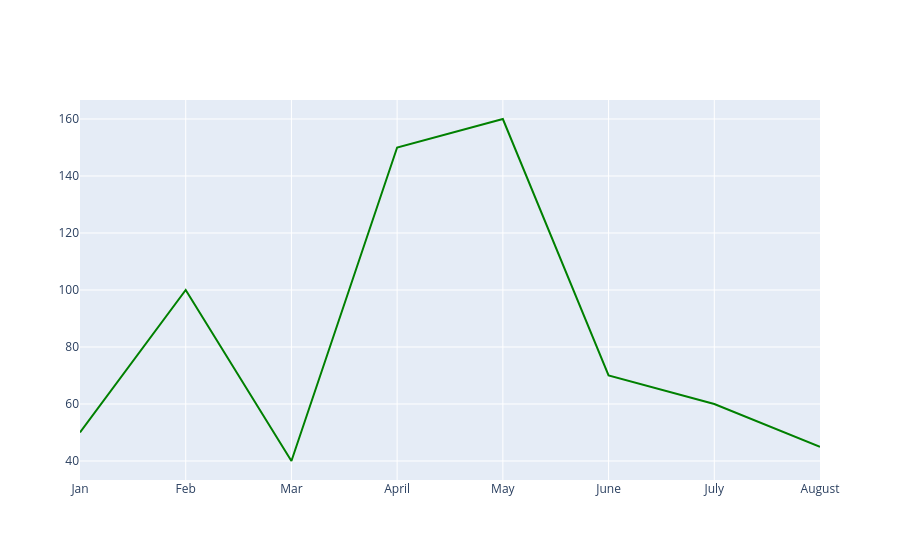

The notebook cell saved with this chart:
### Code cell
# Plot the monthly sales as a green line.
fig.add_trace(
    go.Scatter(
        x=months_array,
        y=numberofbicyclessold_array,
        mode='lines',
        line=dict(color='green')
    )
)

### Figure 1 — Plotly figure (JSON) as saved in the notebook; plotly's stock layout.template omitted (floating-point values rounded to 4 significant figures)
{"data": [{"line": {"color": "green"}, "mode": "lines", "type": "scatter", "x": ["Jan", "Feb", "Mar", "April", "May", "June", "July", "August"], "y": [50, 100, 40, 150, 160, 70, 60, 45]}], "layout": {}}
